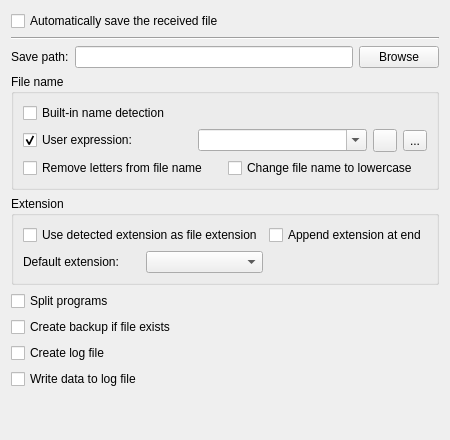
     <widget class="QWidget" name="autoSaveTab">
      <attribute name="title">
       <string>Auto save</string>
      </attribute>
      <layout class="QVBoxLayout" name="verticalLayout_3">
       <item>
        <layout class="QHBoxLayout" name="horizontalLayout_4">
         <item>
          <widget class="QCheckBox" name="autoSaveCheckBox">
           <property name="toolTip">
            <string>Automatically save the received file.
If the file name has not been automatically detected, the file name will be the current date and time.</string>
           </property>
           <property name="text">
            <string>Automatically save the received file</string>
           </property>
           <property name="checked">
            <bool>false</bool>
           </property>
          </widget>
         </item>
        </layout>
       </item>
       <item>
        <widget class="Line" name="line">
         <property name="orientation">
          <enum>Qt::Horizontal</enum>
         </property>
        </widget>
       </item>
       <item>
        <layout class="QHBoxLayout" name="horizontalLayout_10">
         <item>
          <widget class="QLabel" name="label">
           <property name="text">
            <string>Save path:</string>
           </property>
          </widget>
         </item>
         <item>
          <widget class="QLineEdit" name="savePathLineEdit">
           <property name="text">
            <string/>
           </property>
           <property name="readOnly">
            <bool>true</bool>
           </property>
          </widget>
         </item>
         <item>
          <widget class="QPushButton" name="browse1PushButton">
           <property name="toolTip">
            <string>Browse for save path</string>
           </property>
           <property name="text">
            <string>Browse</string>
           </property>
           <property name="icon">
            <iconset resource="application.qrc">
             <normaloff>:/images/browse.png</normaloff>:/images/browse.png</iconset>
           </property>
          </widget>
         </item>
        </layout>
       </item>
       <item>
        <widget class="QGroupBox" name="fileNameGroupBox">
         <property name="title">
          <string>File name</string>
         </property>
         <layout class="QGridLayout" name="gridLayout_18">
          <item row="0" column="0">
           <widget class="QCheckBox" name="detectFormFileNameCheckBox">
            <property name="toolTip">
             <string>&lt;html&gt;&lt;head/&gt;&lt;body&gt;&lt;p&gt;If checked, filename of program to save will be taken from program name eg O0051, :1246, %MPF456, %_N_PR25475002_MPF, $O0004.MIN%... &lt;/p&gt;&lt;p&gt;If filename will be empty (not found) user definied regular expression will be used. If not found date-time code will be uased as filename. &lt;/p&gt;&lt;p&gt;&lt;br/&gt;&lt;/p&gt;&lt;p&gt;If checked, user definied regular expression will be used first, if not found name of program will be used and if not found date-code.&lt;/p&gt;&lt;p&gt;&lt;br/&gt;&lt;/p&gt;&lt;/body&gt;&lt;/html&gt;</string>
            </property>
            <property name="text">
             <string>Built-in name detection</string>
            </property>
            <property name="checked">
             <bool>false</bool>
            </property>
            <property name="autoExclusive">
             <bool>true</bool>
            </property>
           </widget>
          </item>
          <item row="1" column="0">
           <layout class="QHBoxLayout" name="horizontalLayout_12">
            <item>
             <widget class="QCheckBox" name="checkBox">
              <property name="text">
               <string>User expression:</string>
              </property>
              <property name="checked">
               <bool>true</bool>
              </property>
              <property name="autoExclusive">
               <bool>true</bool>
              </property>
             </widget>
            </item>
            <item>
             <widget class="QComboBox" name="fileNameExpASComboBox">
              <property name="toolTip">
               <string>User defined regular expression to find filename in program.</string>
              </property>
              <property name="editable">
               <bool>true</bool>
              </property>
              <property name="maxCount">
               <number>64</number>
              </property>
             </widget>
            </item>
            <item>
             <widget class="QToolButton" name="addfileNameButton">
              <property name="toolTip">
               <string>Add to the list</string>
              </property>
              <property name="text">
               <string/>
              </property>
              <property name="icon">
               <iconset resource="application.qrc">
                <normaloff>:/images/add.png</normaloff>:/images/add.png</iconset>
              </property>
             </widget>
            </item>
            <item>
             <widget class="QToolButton" name="removeFileNameButton">
              <property name="toolTip">
               <string>Delete from the list</string>
              </property>
              <property name="text">
               <string>...</string>
              </property>
              <property name="icon">
               <iconset resource="application.qrc">
                <normaloff>:/images/list-remove.png</normaloff>:/images/list-remove.png</iconset>
              </property>
             </widget>
            </item>
           </layout>
          </item>
          <item row="3" column="0">
           <layout class="QHBoxLayout" name="horizontalLayout_11">
            <item>
             <widget class="QCheckBox" name="removeLettersCheckBox">
              <property name="toolTip">
               <string>Letters in detected filename will be removed (only digits will be left).
If in result filename becomes empty, version with letters will be used.</string>
              </property>
              <property name="text">
               <string>Remove letters from file name</string>
              </property>
             </widget>
            </item>
            <item>
             <widget class="QCheckBox" name="fileNameLowerCaseCheckBox">
              <property name="toolTip">
               <string>Filename extracted from Caller program will be changed to lowercase characters (maybe important if your OS is case sensitive).</string>
              </property>
              <property name="text">
               <string>Change file name to lowercase</string>
              </property>
             </widget>
            </item>
           </layout>
          </item>
         </layout>
        </widget>
       </item>
       <item>
        <widget class="QGroupBox" name="groupBox_5">
         <property name="title">
          <string>Extension </string>
         </property>
         <layout class="QGridLayout" name="gridLayout_17">
          <item row="0" column="1">
           <widget class="QCheckBox" name="useAsExtCheckBox">
            <property name="toolTip">
             <string>If detected file name contains &quot;extension&quot; (eg MPF in %_N_PR25475002_MPF, MIN in $O0004.MIN% or MPF in %MPF456...) it will be used as extension of saved file.
Setting &quot;file extension&quot; will be ignored.</string>
            </property>
            <property name="text">
             <string>Use detected extension as file extension</string>
            </property>
            <property name="checked">
             <bool>false</bool>
            </property>
            <property name="autoExclusive">
             <bool>false</bool>
            </property>
           </widget>
          </item>
          <item row="0" column="2">
           <widget class="QCheckBox" name="appendExtCheckBox">
            <property name="toolTip">
             <string>If detected file name contains &quot;extension&quot; (eg MPF in %_N_PR25475002_MPF, MIN in $O0004.MIN% or MPF in  %MPF456...) it will be used as part of filename. At end of the filename after character '_'  (eg O0004_MIN.nc).
Selected file extension will be used.</string>
            </property>
            <property name="text">
             <string>Append extension at end</string>
            </property>
            <property name="autoExclusive">
             <bool>false</bool>
            </property>
           </widget>
          </item>
          <item row="1" column="1">
           <layout class="QHBoxLayout" name="horizontalLayout_7">
            <item>
             <widget class="QLabel" name="label_21">
              <property name="text">
               <string>Default extension:</string>
              </property>
             </widget>
            </item>
            <item>
             <widget class="QComboBox" name="saveExtComboBox">
              <property name="toolTip">
               <string>Extension of saved file</string>
              </property>
              <property name="editable">
               <bool>false</bool>
              </property>
              <property name="currentText">
               <string/>
              </property>
              <property name="duplicatesEnabled">
               <bool>false</bool>
              </property>
             </widget>
            </item>
           </layout>
          </item>
         </layout>
        </widget>
       </item>
       <item>
        <widget class="QCheckBox" name="splitProgramsCheckBox">
         <property name="toolTip">
          <string>If received data will contain more than one CNC program, they will be saved in independent files
This setting can cause data loss if detection of filename fails.</string>
         </property>
         <property name="text">
          <string>Split programs</string>
         </property>
        </widget>
       </item>
       <item>
        <widget class="QCheckBox" name="renameCheckBox">
         <property name="toolTip">
          <string>If save path will already contain a file, old file will be renamed to *.bak</string>
         </property>
         <property name="text">
          <string>Create backup if file exists</string>
         </property>
        </widget>
       </item>
       <item>
        <widget class="QCheckBox" name="logFileCheckBox">
         <property name="toolTip">
          <string>Save debug information to log file:
&quot;Save path&quot; &quot;settings name&quot;_serial_log.txt</string>
         </property>
         <property name="text">
          <string>Create log file</string>
         </property>
        </widget>
       </item>
       <item>
        <widget class="QCheckBox" name="logDataCheckBox">
         <property name="text">
          <string>Write data to log file</string>
         </property>
        </widget>
       </item>
       <item>
        <spacer name="verticalSpacer_4">
         <property name="orientation">
          <enum>Qt::Vertical</enum>
         </property>
         <property name="sizeHint" stdset="0">
          <size>
           <width>20</width>
           <height>40</height>
          </size>
         </property>
        </spacer>
       </item>
      </layout>
     </widget>
